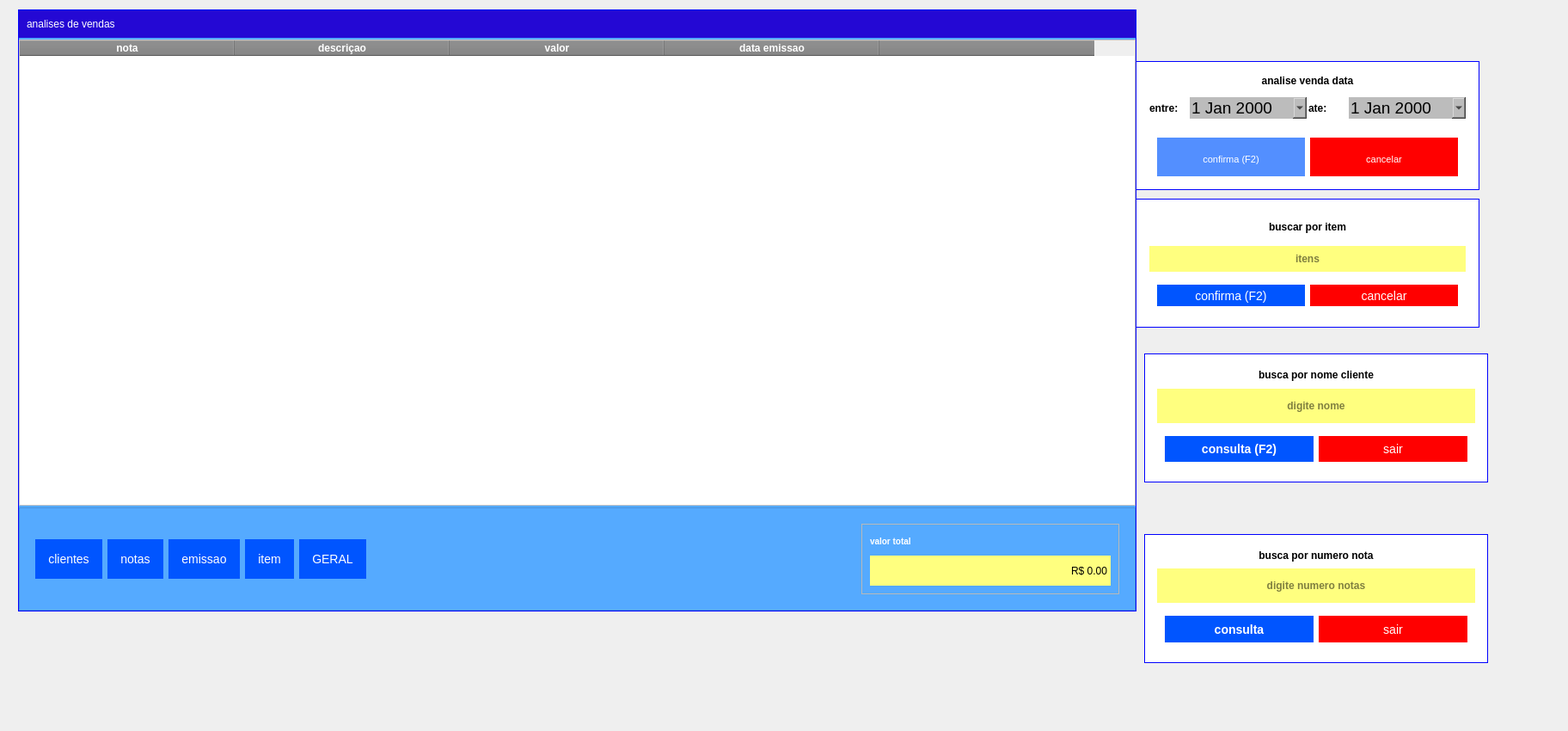
<?xml version="1.0" encoding="UTF-8"?>
<ui version="4.0">
 <class>FormAnaliseDevenda</class>
 <widget class="QWidget" name="FormAnaliseDevenda">
  <property name="windowModality">
   <enum>Qt::ApplicationModal</enum>
  </property>
  <property name="geometry">
   <rect>
    <x>0</x>
    <y>0</y>
    <width>1824</width>
    <height>850</height>
   </rect>
  </property>
  <property name="windowTitle">
   <string>Form</string>
  </property>
  <property name="styleSheet">
   <string notr="true">QWidget{text-transform: uppercase;


}
</string>
  </property>
  <layout class="QHBoxLayout" name="horizontalLayout_8">
   <item>
    <widget class="QWidget" name="widget_2" native="true">
     <property name="styleSheet">
      <string notr="true"/>
     </property>
     <widget class="QWidget" name="wb_nomeCliente" native="true">
      <property name="geometry">
       <rect>
        <x>1320</x>
        <y>400</y>
        <width>400</width>
        <height>150</height>
       </rect>
      </property>
      <property name="minimumSize">
       <size>
        <width>400</width>
        <height>150</height>
       </size>
      </property>
      <property name="maximumSize">
       <size>
        <width>400</width>
        <height>150</height>
       </size>
      </property>
      <property name="styleSheet">
       <string notr="true">
QWidget#wb_nomeCliente{
	background-color: rgb(255, 255, 255);
border:1px solid blue;
}


QPushButton{
	text-align:center;
	color:#fff;
	border:0px;
	
	font-size:14px;
	cursor: pointer;
background-color: rgb(0, 85, 255);

}
QPushButton:hover{
background-color:#3668ff;
}

QLabel{
font-size: 12px;
font-family: &quot;Arial&quot;;
font-weight: bold;
color: black;
border: none;
}
QLineEdit{
background-color: rgb(255, 255, 127);
font-size: 12px;
font-family: &quot;Arial&quot;;
font-weight: bold;
color: rgb(0, 0, 0);
border:none;
border-bottom-left-radius:0px;
border-bottom-right-radius:0px;
border-top-left-radius:0px;
padding:6px
}
QLineEdit:focus{
	background-color: rgb(255, 255, 127);
}</string>
      </property>
      <layout class="QVBoxLayout" name="verticalLayout_7">
       <property name="leftMargin">
        <number>15</number>
       </property>
       <property name="topMargin">
        <number>15</number>
       </property>
       <property name="rightMargin">
        <number>15</number>
       </property>
       <property name="bottomMargin">
        <number>15</number>
       </property>
       <item>
        <widget class="QLabel" name="label_9">
         <property name="maximumSize">
          <size>
           <width>16777215</width>
           <height>20</height>
          </size>
         </property>
         <property name="text">
          <string>busca por nome cliente</string>
         </property>
         <property name="alignment">
          <set>Qt::AlignCenter</set>
         </property>
        </widget>
       </item>
       <item>
        <widget class="QLineEdit" name="tx_nomecliente">
         <property name="minimumSize">
          <size>
           <width>0</width>
           <height>40</height>
          </size>
         </property>
         <property name="styleSheet">
          <string notr="true">background-color: rgb(255, 255, 127);</string>
         </property>
         <property name="alignment">
          <set>Qt::AlignCenter</set>
         </property>
         <property name="placeholderText">
          <string>digite nome</string>
         </property>
        </widget>
       </item>
       <item>
        <widget class="QFrame" name="frame_10">
         <property name="minimumSize">
          <size>
           <width>0</width>
           <height>0</height>
          </size>
         </property>
         <property name="maximumSize">
          <size>
           <width>16777215</width>
           <height>80</height>
          </size>
         </property>
         <property name="styleSheet">
          <string notr="true">border:none</string>
         </property>
         <property name="frameShape">
          <enum>QFrame::StyledPanel</enum>
         </property>
         <property name="frameShadow">
          <enum>QFrame::Raised</enum>
         </property>
         <layout class="QHBoxLayout" name="horizontalLayout_10">
          <item>
           <widget class="QPushButton" name="bt_consultaCliente">
            <property name="minimumSize">
             <size>
              <width>0</width>
              <height>30</height>
             </size>
            </property>
            <property name="font">
             <font>
              <pointsize>-1</pointsize>
              <bold>true</bold>
             </font>
            </property>
            <property name="cursor">
             <cursorShape>PointingHandCursor</cursorShape>
            </property>
            <property name="focusPolicy">
             <enum>Qt::NoFocus</enum>
            </property>
            <property name="contextMenuPolicy">
             <enum>Qt::NoContextMenu</enum>
            </property>
            <property name="styleSheet">
             <string notr="true"/>
            </property>
            <property name="text">
             <string>consulta (F2)</string>
            </property>
            <property name="iconSize">
             <size>
              <width>75</width>
              <height>35</height>
             </size>
            </property>
            <property name="shortcut">
             <string>F2</string>
            </property>
           </widget>
          </item>
          <item>
           <widget class="QPushButton" name="bt_sairCliente">
            <property name="minimumSize">
             <size>
              <width>0</width>
              <height>30</height>
             </size>
            </property>
            <property name="font">
             <font>
              <pointsize>-1</pointsize>
             </font>
            </property>
            <property name="focusPolicy">
             <enum>Qt::NoFocus</enum>
            </property>
            <property name="styleSheet">
             <string notr="true">background-color: rgb(255, 0, 0);</string>
            </property>
            <property name="text">
             <string>sair</string>
            </property>
            <property name="shortcut">
             <string>Esc</string>
            </property>
           </widget>
          </item>
         </layout>
        </widget>
       </item>
      </layout>
     </widget>
     <widget class="QFrame" name="frameAnalisePoritem">
      <property name="geometry">
       <rect>
        <x>1310</x>
        <y>220</y>
        <width>400</width>
        <height>150</height>
       </rect>
      </property>
      <property name="minimumSize">
       <size>
        <width>400</width>
        <height>150</height>
       </size>
      </property>
      <property name="maximumSize">
       <size>
        <width>400</width>
        <height>150</height>
       </size>
      </property>
      <property name="styleSheet">
       <string notr="true">QFrame{text-transform: uppercase;
background-color: rgb(207, 207, 207);
	background-color: rgb(255, 255, 255);
border:1px solid blue;
}



QPushButton{
	text-align:center;
	color:#fff;
	border:0px;
	
	font-size:14px;
	cursor: pointer;
background-color: rgb(0, 85, 255);

}
QPushButton:hover{
background-color:#3668ff;
}

QLabel{
font-size: 12px;
font-family: &quot;Arial&quot;;
font-weight: bold;
color: black;
border: none;
}
QLineEdit{
background-color: rgb(255, 255, 127);
font-size: 12px;
font-family: &quot;Arial&quot;;
font-weight: bold;
color: rgb(0, 0, 0);
border:none;
border-bottom-left-radius:0px;
border-bottom-right-radius:0px;
border-top-left-radius:0px;
padding:6px
}
QLineEdit:focus{
	background-color: rgb(255, 255, 127);
}</string>
      </property>
      <property name="frameShape">
       <enum>QFrame::StyledPanel</enum>
      </property>
      <property name="frameShadow">
       <enum>QFrame::Raised</enum>
      </property>
      <layout class="QVBoxLayout" name="verticalLayout_2">
       <property name="leftMargin">
        <number>15</number>
       </property>
       <property name="topMargin">
        <number>15</number>
       </property>
       <property name="rightMargin">
        <number>15</number>
       </property>
       <property name="bottomMargin">
        <number>15</number>
       </property>
       <item>
        <widget class="QLabel" name="label_15">
         <property name="styleSheet">
          <string notr="true">font: 20pt &quot;MS Shell Dlg 2&quot;;</string>
         </property>
         <property name="text">
          <string>buscar por item</string>
         </property>
         <property name="alignment">
          <set>Qt::AlignCenter</set>
         </property>
        </widget>
       </item>
       <item>
        <widget class="QLineEdit" name="tx_itens">
         <property name="minimumSize">
          <size>
           <width>0</width>
           <height>30</height>
          </size>
         </property>
         <property name="maximumSize">
          <size>
           <width>16777215</width>
           <height>30</height>
          </size>
         </property>
         <property name="styleSheet">
          <string notr="true">background-color: rgb(255, 255, 127);</string>
         </property>
         <property name="alignment">
          <set>Qt::AlignCenter</set>
         </property>
         <property name="placeholderText">
          <string>itens</string>
         </property>
        </widget>
       </item>
       <item>
        <widget class="QFrame" name="frame_3">
         <property name="styleSheet">
          <string notr="true">border:none</string>
         </property>
         <property name="frameShape">
          <enum>QFrame::StyledPanel</enum>
         </property>
         <property name="frameShadow">
          <enum>QFrame::Raised</enum>
         </property>
         <layout class="QHBoxLayout" name="horizontalLayout">
          <item>
           <widget class="QPushButton" name="bt_confirmaItens">
            <property name="minimumSize">
             <size>
              <width>0</width>
              <height>25</height>
             </size>
            </property>
            <property name="maximumSize">
             <size>
              <width>16777215</width>
              <height>30</height>
             </size>
            </property>
            <property name="focusPolicy">
             <enum>Qt::NoFocus</enum>
            </property>
            <property name="styleSheet">
             <string notr="true"/>
            </property>
            <property name="text">
             <string>confirma (F2)</string>
            </property>
            <property name="shortcut">
             <string>F2</string>
            </property>
           </widget>
          </item>
          <item>
           <widget class="QPushButton" name="bt_cancelarITens">
            <property name="minimumSize">
             <size>
              <width>0</width>
              <height>25</height>
             </size>
            </property>
            <property name="focusPolicy">
             <enum>Qt::NoFocus</enum>
            </property>
            <property name="styleSheet">
             <string notr="true">background-color: rgb(255, 0, 0);</string>
            </property>
            <property name="text">
             <string>cancelar</string>
            </property>
           </widget>
          </item>
         </layout>
        </widget>
       </item>
      </layout>
     </widget>
     <widget class="QFrame" name="FrameDataemisao">
      <property name="geometry">
       <rect>
        <x>1310</x>
        <y>60</y>
        <width>400</width>
        <height>150</height>
       </rect>
      </property>
      <property name="minimumSize">
       <size>
        <width>400</width>
        <height>150</height>
       </size>
      </property>
      <property name="maximumSize">
       <size>
        <width>400</width>
        <height>200</height>
       </size>
      </property>
      <property name="styleSheet">
       <string notr="true">
QWidget{
	background-color: rgb(255, 255, 255);
border:1px solid blue;
}


QPushButton{
	text-align:center;
	color:#fff;
	border:0px;
	
	font-size:11px;
	cursor: pointer;
background-color: rgb(0, 85, 255);

}
QPushButton:hover{
background-color:#3668ff;
}

QLabel{
font-size: 12px;
font-family: &quot;Arial&quot;;
font-weight: bold;
color: black;
border: none;
}
QLineEdit{
background-color: rgb(255, 255, 127);
font-size: 12px;
font-family: &quot;Arial&quot;;
font-weight: bold;
color: rgb(0, 0, 0);
border:none;
border-bottom-left-radius:0px;
border-bottom-right-radius:0px;
border-top-left-radius:0px;
padding:6px
}
QLineEdit:focus{
	background-color: rgb(255, 255, 127);
}</string>
      </property>
      <property name="frameShape">
       <enum>QFrame::StyledPanel</enum>
      </property>
      <property name="frameShadow">
       <enum>QFrame::Raised</enum>
      </property>
      <layout class="QVBoxLayout" name="verticalLayout_3">
       <property name="spacing">
        <number>5</number>
       </property>
       <property name="leftMargin">
        <number>15</number>
       </property>
       <property name="topMargin">
        <number>15</number>
       </property>
       <property name="rightMargin">
        <number>15</number>
       </property>
       <property name="bottomMargin">
        <number>15</number>
       </property>
       <item>
        <widget class="QLabel" name="label_3">
         <property name="maximumSize">
          <size>
           <width>16777215</width>
           <height>20</height>
          </size>
         </property>
         <property name="text">
          <string>analise venda data</string>
         </property>
         <property name="alignment">
          <set>Qt::AlignCenter</set>
         </property>
        </widget>
       </item>
       <item>
        <widget class="QFrame" name="frame_7">
         <property name="minimumSize">
          <size>
           <width>0</width>
           <height>40</height>
          </size>
         </property>
         <property name="styleSheet">
          <string notr="true">border:none;</string>
         </property>
         <property name="frameShape">
          <enum>QFrame::StyledPanel</enum>
         </property>
         <property name="frameShadow">
          <enum>QFrame::Raised</enum>
         </property>
         <layout class="QHBoxLayout" name="horizontalLayout_5">
          <property name="spacing">
           <number>2</number>
          </property>
          <property name="leftMargin">
           <number>0</number>
          </property>
          <property name="topMargin">
           <number>0</number>
          </property>
          <property name="rightMargin">
           <number>0</number>
          </property>
          <property name="bottomMargin">
           <number>0</number>
          </property>
          <item>
           <widget class="QLabel" name="label_5">
            <property name="maximumSize">
             <size>
              <width>45</width>
              <height>16777215</height>
             </size>
            </property>
            <property name="text">
             <string>entre:</string>
            </property>
           </widget>
          </item>
          <item>
           <widget class="QDateEdit" name="dt_inicial">
            <property name="font">
             <font>
              <pointsize>14</pointsize>
             </font>
            </property>
            <property name="focusPolicy">
             <enum>Qt::ClickFocus</enum>
            </property>
            <property name="styleSheet">
             <string notr="true">background-color: rgb(188, 188, 188);</string>
            </property>
            <property name="calendarPopup">
             <bool>true</bool>
            </property>
           </widget>
          </item>
          <item>
           <widget class="QLabel" name="label_14">
            <property name="maximumSize">
             <size>
              <width>45</width>
              <height>16777215</height>
             </size>
            </property>
            <property name="text">
             <string>ate:</string>
            </property>
           </widget>
          </item>
          <item>
           <widget class="QDateEdit" name="dt_final">
            <property name="font">
             <font>
              <pointsize>14</pointsize>
             </font>
            </property>
            <property name="focusPolicy">
             <enum>Qt::ClickFocus</enum>
            </property>
            <property name="styleSheet">
             <string notr="true">background-color: rgb(188, 188, 188);</string>
            </property>
            <property name="calendarPopup">
             <bool>true</bool>
            </property>
           </widget>
          </item>
         </layout>
        </widget>
       </item>
       <item>
        <widget class="QFrame" name="frame_4">
         <property name="styleSheet">
          <string notr="true">QFrame{
border:none;
}
QPushButton{
	text-align:center;
	color:#fff;
	border:0px;
	
	font: 11pt &quot;MS Shell Dlg 2&quot;;
	cursor: pointer;
	background-color:#538fff;
padding:10px;
}
QPushButton:hover{
background-color:#3668ff;
}</string>
         </property>
         <property name="frameShape">
          <enum>QFrame::StyledPanel</enum>
         </property>
         <property name="frameShadow">
          <enum>QFrame::Raised</enum>
         </property>
         <layout class="QHBoxLayout" name="horizontalLayout_6">
          <item>
           <widget class="QPushButton" name="bt_ConfirmaDatavenda">
            <property name="minimumSize">
             <size>
              <width>0</width>
              <height>50</height>
             </size>
            </property>
            <property name="focusPolicy">
             <enum>Qt::NoFocus</enum>
            </property>
            <property name="styleSheet">
             <string notr="true"/>
            </property>
            <property name="text">
             <string>confirma (F2)</string>
            </property>
            <property name="shortcut">
             <string>F2</string>
            </property>
           </widget>
          </item>
          <item>
           <widget class="QPushButton" name="bt_cancelarDatavenda">
            <property name="minimumSize">
             <size>
              <width>0</width>
              <height>50</height>
             </size>
            </property>
            <property name="focusPolicy">
             <enum>Qt::NoFocus</enum>
            </property>
            <property name="styleSheet">
             <string notr="true">background-color: rgb(255, 0, 0);</string>
            </property>
            <property name="text">
             <string>cancelar</string>
            </property>
           </widget>
          </item>
         </layout>
        </widget>
       </item>
      </layout>
     </widget>
     <widget class="QWidget" name="wb_NumeroNotas" native="true">
      <property name="geometry">
       <rect>
        <x>1320</x>
        <y>610</y>
        <width>400</width>
        <height>150</height>
       </rect>
      </property>
      <property name="minimumSize">
       <size>
        <width>400</width>
        <height>150</height>
       </size>
      </property>
      <property name="maximumSize">
       <size>
        <width>400</width>
        <height>150</height>
       </size>
      </property>
      <property name="styleSheet">
       <string notr="true">
QWidget{
	background-color: rgb(255, 255, 255);
border:1px solid blue;
}


QPushButton{
	text-align:center;
	color:#fff;
	border:0px;
	
	font-size:14px;
	cursor: pointer;
background-color: rgb(0, 85, 255);

}
QPushButton:hover{
background-color:#3668ff;
}

QLabel{
font-size: 12px;
font-family: &quot;Arial&quot;;
font-weight: bold;
color: black;
border: none;
}
QLineEdit{
background-color: rgb(255, 255, 127);
font-size: 12px;
font-family: &quot;Arial&quot;;
font-weight: bold;
color: rgb(0, 0, 0);
border:none;
border-bottom-left-radius:0px;
border-bottom-right-radius:0px;
border-top-left-radius:0px;
padding:6px
}
QLineEdit:focus{
	background-color: rgb(255, 255, 127);
}</string>
      </property>
      <layout class="QVBoxLayout" name="verticalLayout_5">
       <property name="leftMargin">
        <number>15</number>
       </property>
       <property name="topMargin">
        <number>15</number>
       </property>
       <property name="rightMargin">
        <number>15</number>
       </property>
       <property name="bottomMargin">
        <number>15</number>
       </property>
       <item>
        <widget class="QLabel" name="label_6">
         <property name="maximumSize">
          <size>
           <width>16777215</width>
           <height>20</height>
          </size>
         </property>
         <property name="text">
          <string>busca por numero nota</string>
         </property>
         <property name="alignment">
          <set>Qt::AlignCenter</set>
         </property>
        </widget>
       </item>
       <item>
        <widget class="QLineEdit" name="tx_numeroNota">
         <property name="minimumSize">
          <size>
           <width>0</width>
           <height>40</height>
          </size>
         </property>
         <property name="styleSheet">
          <string notr="true">background-color: rgb(255, 255, 127);</string>
         </property>
         <property name="alignment">
          <set>Qt::AlignCenter</set>
         </property>
         <property name="placeholderText">
          <string>digite numero notas</string>
         </property>
        </widget>
       </item>
       <item>
        <widget class="QFrame" name="frame_5">
         <property name="minimumSize">
          <size>
           <width>0</width>
           <height>0</height>
          </size>
         </property>
         <property name="maximumSize">
          <size>
           <width>16777215</width>
           <height>16777215</height>
          </size>
         </property>
         <property name="styleSheet">
          <string notr="true">border:none</string>
         </property>
         <property name="frameShape">
          <enum>QFrame::StyledPanel</enum>
         </property>
         <property name="frameShadow">
          <enum>QFrame::Raised</enum>
         </property>
         <layout class="QHBoxLayout" name="horizontalLayout_2">
          <item>
           <widget class="QPushButton" name="bt_CosultaNumeronota">
            <property name="minimumSize">
             <size>
              <width>0</width>
              <height>31</height>
             </size>
            </property>
            <property name="font">
             <font>
              <pointsize>-1</pointsize>
              <bold>true</bold>
             </font>
            </property>
            <property name="cursor">
             <cursorShape>PointingHandCursor</cursorShape>
            </property>
            <property name="focusPolicy">
             <enum>Qt::NoFocus</enum>
            </property>
            <property name="contextMenuPolicy">
             <enum>Qt::NoContextMenu</enum>
            </property>
            <property name="styleSheet">
             <string notr="true"/>
            </property>
            <property name="text">
             <string>consulta</string>
            </property>
            <property name="iconSize">
             <size>
              <width>75</width>
              <height>35</height>
             </size>
            </property>
           </widget>
          </item>
          <item>
           <widget class="QPushButton" name="bt_notaSair">
            <property name="minimumSize">
             <size>
              <width>0</width>
              <height>31</height>
             </size>
            </property>
            <property name="focusPolicy">
             <enum>Qt::NoFocus</enum>
            </property>
            <property name="styleSheet">
             <string notr="true">background-color: rgb(255, 0, 0);</string>
            </property>
            <property name="text">
             <string>sair</string>
            </property>
            <property name="shortcut">
             <string>Esc</string>
            </property>
           </widget>
          </item>
         </layout>
        </widget>
       </item>
      </layout>
     </widget>
     <widget class="QWidget" name="fundo" native="true">
      <property name="geometry">
       <rect>
        <x>10</x>
        <y>0</y>
        <width>1301</width>
        <height>700</height>
       </rect>
      </property>
      <property name="minimumSize">
       <size>
        <width>0</width>
        <height>0</height>
       </size>
      </property>
      <property name="maximumSize">
       <size>
        <width>16777215</width>
        <height>16777215</height>
       </size>
      </property>
      <property name="styleSheet">
       <string notr="true">QWidget#fundo{
text-transform: uppercase;
border:1px solid blue;
	background-color: rgb(85, 170, 255);
}</string>
      </property>
      <layout class="QVBoxLayout" name="verticalLayout">
       <property name="spacing">
        <number>2</number>
       </property>
       <property name="leftMargin">
        <number>1</number>
       </property>
       <property name="topMargin">
        <number>1</number>
       </property>
       <property name="rightMargin">
        <number>1</number>
       </property>
       <property name="bottomMargin">
        <number>1</number>
       </property>
       <item>
        <widget class="QFrame" name="frame">
         <property name="maximumSize">
          <size>
           <width>16777215</width>
           <height>50</height>
          </size>
         </property>
         <property name="styleSheet">
          <string notr="true">QFrame#frame{
color:red;
border: none;
text-transform: uppercase;
background-color:#2408D4;}

QLabel{color: white;
background-color:transparent;
font: 75 15pt &quot;MS Shell Dlg 2&quot;;
text-transform: uppercase;

}</string>
         </property>
         <property name="frameShape">
          <enum>QFrame::StyledPanel</enum>
         </property>
         <property name="frameShadow">
          <enum>QFrame::Raised</enum>
         </property>
         <layout class="QHBoxLayout" name="horizontalLayout_3">
          <item>
           <widget class="QLabel" name="label_2">
            <property name="styleSheet">
             <string notr="true"/>
            </property>
            <property name="text">
             <string>analises de vendas</string>
            </property>
            <property name="alignment">
             <set>Qt::AlignLeading|Qt::AlignLeft|Qt::AlignVCenter</set>
            </property>
           </widget>
          </item>
         </layout>
        </widget>
       </item>
       <item>
        <widget class="QTableWidget" name="tb_analiseVenda">
         <property name="maximumSize">
          <size>
           <width>16777215</width>
           <height>16777215</height>
          </size>
         </property>
         <property name="focusPolicy">
          <enum>Qt::NoFocus</enum>
         </property>
         <property name="contextMenuPolicy">
          <enum>Qt::ActionsContextMenu</enum>
         </property>
         <property name="styleSheet">
          <string notr="true">QTableWidget {
  background-color: white;
	font: 12pt &quot;MS Shell Dlg 2&quot;;
}

QTableWidget QHeaderView::section {
  background-color: gray;
  color: white;
  font-weight: bold;
}

QTableWidget::item {
  border: 0px solid black;
border-bottom:1px solid;

}

QTableWidget::item:selected {
  background-color: blue;
  color: white;
}</string>
         </property>
         <property name="editTriggers">
          <set>QAbstractItemView::NoEditTriggers</set>
         </property>
         <property name="tabKeyNavigation">
          <bool>false</bool>
         </property>
         <property name="selectionBehavior">
          <enum>QAbstractItemView::SelectRows</enum>
         </property>
         <property name="showGrid">
          <bool>false</bool>
         </property>
         <property name="gridStyle">
          <enum>Qt::NoPen</enum>
         </property>
         <attribute name="horizontalHeaderDefaultSectionSize">
          <number>250</number>
         </attribute>
         <attribute name="horizontalHeaderHighlightSections">
          <bool>false</bool>
         </attribute>
         <attribute name="horizontalHeaderStretchLastSection">
          <bool>false</bool>
         </attribute>
         <attribute name="verticalHeaderVisible">
          <bool>false</bool>
         </attribute>
         <attribute name="verticalHeaderCascadingSectionResizes">
          <bool>false</bool>
         </attribute>
         <column>
          <property name="text">
           <string>nota</string>
          </property>
         </column>
         <column>
          <property name="text">
           <string>descriçao</string>
          </property>
         </column>
         <column>
          <property name="text">
           <string>valor</string>
          </property>
         </column>
         <column>
          <property name="text">
           <string>data emissao</string>
          </property>
         </column>
         <column>
          <property name="text">
           <string/>
          </property>
         </column>
        </widget>
       </item>
       <item>
        <widget class="QFrame" name="frame_2">
         <property name="minimumSize">
          <size>
           <width>0</width>
           <height>120</height>
          </size>
         </property>
         <property name="maximumSize">
          <size>
           <width>16777215</width>
           <height>120</height>
          </size>
         </property>
         <property name="styleSheet">
          <string notr="true">QFrame#frame_2{
background-color: rgb(85, 170, 255,150);
}
</string>
         </property>
         <property name="frameShape">
          <enum>QFrame::StyledPanel</enum>
         </property>
         <property name="frameShadow">
          <enum>QFrame::Raised</enum>
         </property>
         <layout class="QHBoxLayout" name="horizontalLayout_7">
          <item>
           <widget class="QWidget" name="widget" native="true">
            <property name="styleSheet">
             <string notr="true">QPushButton{
	text-align:center;
	color:#fff;
	border:0px;
	
	font-size:14px;
	cursor: pointer;
background-color: rgb(0, 85, 255);
padding:15px
}
QPushButton:hover{
background-color:#3668ff;
}</string>
            </property>
            <layout class="QHBoxLayout" name="horizontalLayout_4">
             <item>
              <widget class="QPushButton" name="bt_clientes">
               <property name="focusPolicy">
                <enum>Qt::NoFocus</enum>
               </property>
               <property name="text">
                <string>clientes</string>
               </property>
              </widget>
             </item>
             <item>
              <widget class="QPushButton" name="bt_notas">
               <property name="focusPolicy">
                <enum>Qt::NoFocus</enum>
               </property>
               <property name="text">
                <string>notas</string>
               </property>
              </widget>
             </item>
             <item>
              <widget class="QPushButton" name="bt_emissao">
               <property name="focusPolicy">
                <enum>Qt::NoFocus</enum>
               </property>
               <property name="text">
                <string>emissao</string>
               </property>
              </widget>
             </item>
             <item>
              <widget class="QPushButton" name="bt_itens">
               <property name="focusPolicy">
                <enum>Qt::NoFocus</enum>
               </property>
               <property name="text">
                <string>item</string>
               </property>
              </widget>
             </item>
             <item>
              <widget class="QPushButton" name="bt_Geral">
               <property name="focusPolicy">
                <enum>Qt::NoFocus</enum>
               </property>
               <property name="text">
                <string>GERAL</string>
               </property>
              </widget>
             </item>
             <item>
              <spacer name="horizontalSpacer">
               <property name="orientation">
                <enum>Qt::Horizontal</enum>
               </property>
               <property name="sizeHint" stdset="0">
                <size>
                 <width>40</width>
                 <height>20</height>
                </size>
               </property>
              </spacer>
             </item>
             <item>
              <widget class="QFrame" name="frame_6">
               <property name="minimumSize">
                <size>
                 <width>300</width>
                 <height>82</height>
                </size>
               </property>
               <property name="maximumSize">
                <size>
                 <width>300</width>
                 <height>16777215</height>
                </size>
               </property>
               <property name="styleSheet">
                <string notr="true">QLabel{
font-size: 10px;
font-family: &quot;Arial&quot;;
font-weight: bold;
color: black;
border: none;
}
QLineEdit{
background-color: rgb(255, 255, 127);
font-size: 16px;
font-family: &quot;Arial&quot;;
font-weight: bold;
color: rgb(0, 0, 0);
border:none;
border-bottom-left-radius:0px;
border-bottom-right-radius:0px;
border-top-left-radius:0px;
padding:6px
}
QLineEdit:focus{
	background-color: rgb(255, 255, 255);
}</string>
               </property>
               <property name="frameShape">
                <enum>QFrame::StyledPanel</enum>
               </property>
               <property name="frameShadow">
                <enum>QFrame::Raised</enum>
               </property>
               <layout class="QVBoxLayout" name="verticalLayout_4">
                <item>
                 <widget class="QLabel" name="label_4">
                  <property name="styleSheet">
                   <string notr="true">font: 14pt &quot;MS Shell Dlg 2&quot;;
color: rgb(255, 255, 255);</string>
                  </property>
                  <property name="text">
                   <string>valor total</string>
                  </property>
                  <property name="alignment">
                   <set>Qt::AlignLeading|Qt::AlignLeft|Qt::AlignVCenter</set>
                  </property>
                 </widget>
                </item>
                <item>
                 <widget class="QDoubleSpinBox" name="db_total">
                  <property name="minimumSize">
                   <size>
                    <width>250</width>
                    <height>35</height>
                   </size>
                  </property>
                  <property name="sizeIncrement">
                   <size>
                    <width>250</width>
                    <height>0</height>
                   </size>
                  </property>
                  <property name="focusPolicy">
                   <enum>Qt::NoFocus</enum>
                  </property>
                  <property name="styleSheet">
                   <string notr="true">background-color: rgb(255, 255, 127);
font: 16pt &quot;MS Shell Dlg 2&quot;;</string>
                  </property>
                  <property name="frame">
                   <bool>false</bool>
                  </property>
                  <property name="alignment">
                   <set>Qt::AlignRight|Qt::AlignTrailing|Qt::AlignVCenter</set>
                  </property>
                  <property name="readOnly">
                   <bool>true</bool>
                  </property>
                  <property name="buttonSymbols">
                   <enum>QAbstractSpinBox::NoButtons</enum>
                  </property>
                  <property name="showGroupSeparator" stdset="0">
                   <bool>true</bool>
                  </property>
                  <property name="prefix">
                   <string>R$ </string>
                  </property>
                  <property name="maximum">
                   <double>999999999999.000000000000000</double>
                  </property>
                 </widget>
                </item>
               </layout>
              </widget>
             </item>
            </layout>
           </widget>
          </item>
         </layout>
        </widget>
       </item>
      </layout>
     </widget>
     <zorder>fundo</zorder>
     <zorder>wb_nomeCliente</zorder>
     <zorder>frameAnalisePoritem</zorder>
     <zorder>FrameDataemisao</zorder>
     <zorder>wb_NumeroNotas</zorder>
    </widget>
   </item>
  </layout>
 </widget>
 <resources/>
 <connections/>
</ui>
